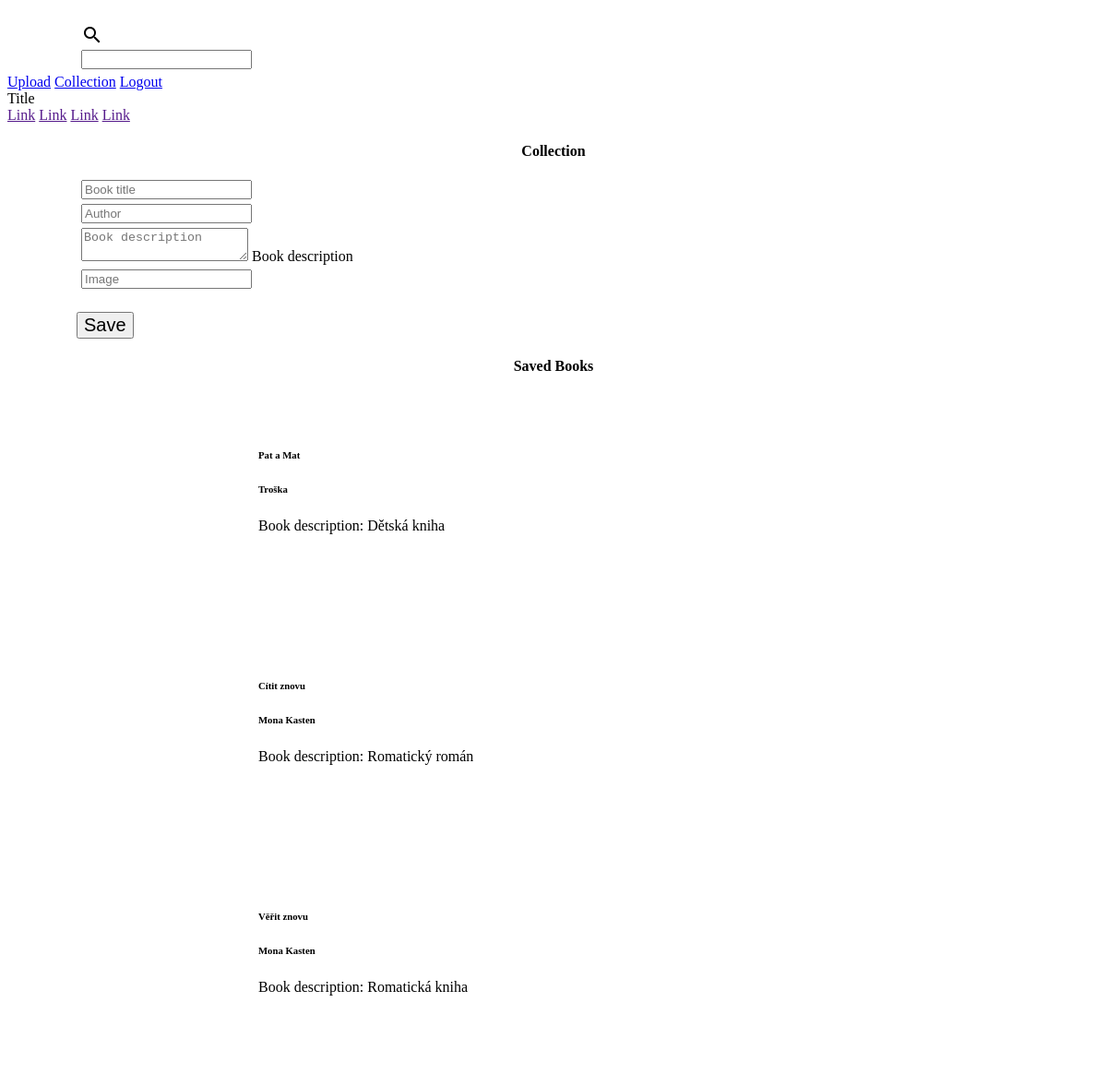
Page /collection (signed in) on the committed database.
### library/models.py (models this page shows)
class MyBook(models.Model):
    book_title = models.CharField(max_length=1024, null=False)
    author = models.CharField(max_length=1024, null=False)
    book_description = models.CharField(max_length=1024, null=False)
    image = models.CharField(max_length=1024, null=True)
    date = models.DateTimeField(auto_now=True)
    created_by = models.ForeignKey(User, on_delete=models.CASCADE)

### library/views.py (the view, shortened to what this page needs)
# urls.py: path('collection', views.collection, name='collection')
def collection(request):
    if request.method == "GET":
        books = MyBook.objects.filter(created_by=request.user)
        return render(request, "collection.html", {"books": books})

### library/templates/collection.html (shortened to what this page needs)
{% extends "layout.html" %}
{% block body %}
<h4 class="title_upload">Collection</h4>
<form action="{% url 'collection' %}" method="post">
    <div class="mdl-textfield mdl-js-textfield">
        <input class="mdl-textfield__input" type="text" name="book_title" placeholder="Book title">
    </div>
    <div class="mdl-textfield mdl-js-textfield">
        <input class="mdl-textfield__input" type="text" name="author" placeholder="Author">
    </div>
    <div class="mdl-textfield mdl-js-textfield">
        <textarea class="mdl-textfield__input" type="text" rows="2" name="book_description"
            placeholder="Book description"></textarea>
        <label class="mdl-textfield__label">Book description</label>
    </div>
    <div class="mdl-textfield mdl-js-textfield">
        <input class="mdl-textfield__input" type="text" name="image" placeholder="Image">
    </div>
    <input class="mdl-button mdl-js-button mdl-button--raised mdl-js-ripple-effect mdl-button--accent  upload_book"
        type="submit" value="Save">
</form>
<h4 class="title_upload">Saved Books</h4>
<div>
    {% if books %}
    {% for book in books %}
    <div class="book_image_collection">
        <div class="demo-card-square mdl-card small mdl-shadow--2dp">
            <div class="mdl-card__media small" style="background: url('{{book.image}}'); background-position: center; background-repeat: no-repeat; background-size: 140px 200px;">
            </div>
        </div>
        <div class="text-container">
            <h6 class="title_book">{{ book.book_title }}</h5>
            <h6>{{ book.author }}</h5>
            <p>Book description: {{ book.book_description }}</p>
        </div>
    </div>
    {% endfor %}
    {% else %}
        <p>No books saved yet.</p>
    {% endif %}
</div>
{% endblock %}

### library/static/styles.css (style rules this page uses)
.demo-card-square.mdl-card { width: 330px; }
.demo-card-square.mdl-card.small { width: 165px; }
.mdl-card__media { position: relative; width: 330px; height: 450px; }
.mdl-card__media.small { position: relative; width: 165px; height: 225px; }
.text-container { max-width: 900px; }
.title_book { margin-top: 60px; }
.book_image_collection { display: grid; grid-template-columns: auto 1fr; gap: 15px; max-width: 1000px; margin: 0 auto; align-items: start; margin-bottom: 25px; }
.upload_book { margin-left: 75px; font-size: 20px; margin-top: 20px; }
.title_upload { padding: 0; display: flex; justify-content: center; align-items: center; height: 100%; width: 100%; text-align: center; }
.mdl-textfield { margin-left: 80px; display: block; margin-bottom: 5px; }

### rows in the picture
MyBook: book_title "Pat a Mat", author "Troška", book_description "Dětská kniha"
MyBook: book_title "Cítit znovu", author "Mona Kasten", book_description "Romatický román"
MyBook: book_title "Věřit znovu", author "Mona Kasten", book_description "Romatická kniha"
